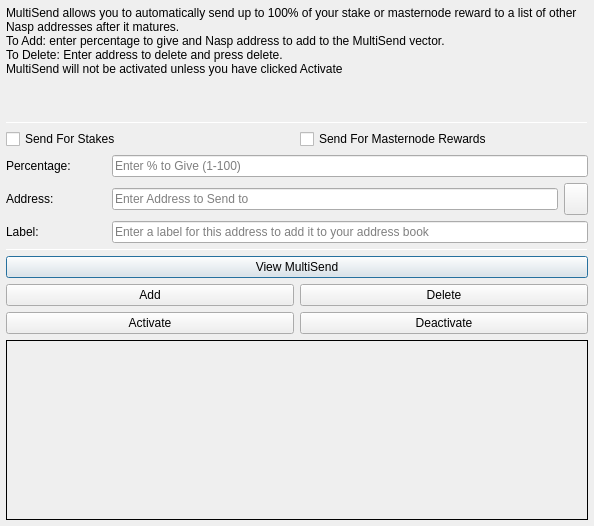
<?xml version="1.0" encoding="UTF-8"?>
<ui version="4.0">
 <class>MultiSendDialog</class>
 <widget class="QDialog" name="MultiSendDialog">
  <property name="windowModality">
   <enum>Qt::NonModal</enum>
  </property>
  <property name="geometry">
   <rect>
    <x>0</x>
    <y>0</y>
    <width>594</width>
    <height>526</height>
   </rect>
  </property>
  <property name="windowTitle">
   <string>MultiSend</string>
  </property>
  <layout class="QVBoxLayout" name="verticalLayout" stretch="0">
   <property name="leftMargin">
    <number>6</number>
   </property>
   <property name="topMargin">
    <number>6</number>
   </property>
   <property name="rightMargin">
    <number>6</number>
   </property>
   <property name="bottomMargin">
    <number>6</number>
   </property>
   <item>
    <layout class="QVBoxLayout" name="verticalLayout_Main" stretch="1,1,1,0,1,1,1">
     <item>
      <widget class="QLabel" name="label_2">
       <property name="lineWidth">
        <number>1</number>
       </property>
       <property name="text">
        <string>MultiSend allows you to automatically send up to 100% of your stake or masternode reward to a list of other Nasp addresses after it matures.
To Add: enter percentage to give and Nasp address to add to the MultiSend vector.
To Delete: Enter address to delete and press delete.
MultiSend will not be activated unless you have clicked Activate</string>
       </property>
       <property name="alignment">
        <set>Qt::AlignLeading|Qt::AlignLeft|Qt::AlignTop</set>
       </property>
       <property name="wordWrap">
        <bool>true</bool>
       </property>
      </widget>
     </item>
     <item>
      <widget class="Line" name="line">
       <property name="minimumSize">
        <size>
         <width>0</width>
         <height>1</height>
        </size>
       </property>
       <property name="maximumSize">
        <size>
         <width>16777215</width>
         <height>1</height>
        </size>
       </property>
       <property name="orientation">
        <enum>Qt::Horizontal</enum>
       </property>
      </widget>
     </item>
     <item>
      <layout class="QVBoxLayout" name="verticalLayout_Settings">
       <item>
        <layout class="QHBoxLayout" name="horizontalLayout">
         <item>
          <widget class="QCheckBox" name="multiSendStakeCheckBox">
           <property name="text">
            <string>Send For Stakes</string>
           </property>
          </widget>
         </item>
         <item>
          <widget class="QCheckBox" name="multiSendMasternodeCheckBox">
           <property name="text">
            <string>Send For Masternode Rewards</string>
           </property>
          </widget>
         </item>
        </layout>
       </item>
       <item>
        <layout class="QHBoxLayout" name="horizontalLayout_6">
         <item>
          <widget class="QLabel" name="label">
           <property name="minimumSize">
            <size>
             <width>100</width>
             <height>0</height>
            </size>
           </property>
           <property name="toolTip">
            <string>Percentage of stake to send</string>
           </property>
           <property name="text">
            <string>Percentage:</string>
           </property>
          </widget>
         </item>
         <item>
          <widget class="QLineEdit" name="multiSendPercentEdit">
           <property name="toolTip">
            <string>Enter whole numbers 1 - 100</string>
           </property>
           <property name="placeholderText">
            <string>Enter % to Give (1-100)</string>
           </property>
          </widget>
         </item>
        </layout>
       </item>
       <item>
        <layout class="QHBoxLayout" name="horizontalLayout_7">
         <item>
          <widget class="QLabel" name="label_5">
           <property name="minimumSize">
            <size>
             <width>100</width>
             <height>0</height>
            </size>
           </property>
           <property name="toolTip">
            <string>Address to send portion of stake to</string>
           </property>
           <property name="text">
            <string>Address:</string>
           </property>
          </widget>
         </item>
         <item>
          <widget class="QLineEdit" name="multiSendAddressEdit">
           <property name="toolTip">
            <string/>
           </property>
           <property name="placeholderText">
            <string>Enter Address to Send to</string>
           </property>
          </widget>
         </item>
         <item>
          <widget class="QToolButton" name="addressBookButton">
           <property name="maximumSize">
            <size>
             <width>16777215</width>
             <height>32</height>
            </size>
           </property>
           <property name="toolTip">
            <string>Choose an address from the address book</string>
           </property>
           <property name="text">
            <string/>
           </property>
           <property name="icon">
            <iconset resource="../nasp.qrc">
             <normaloff>:/icons/address-book</normaloff>:/icons/address-book</iconset>
           </property>
           <property name="shortcut">
            <string>Alt+A</string>
           </property>
          </widget>
         </item>
        </layout>
       </item>
      </layout>
     </item>
     <item>
      <layout class="QHBoxLayout" name="horizontalLayout_3">
       <item>
        <widget class="QLabel" name="label_3">
         <property name="minimumSize">
          <size>
           <width>100</width>
           <height>0</height>
          </size>
         </property>
         <property name="text">
          <string>Label:</string>
         </property>
        </widget>
       </item>
       <item>
        <widget class="QLineEdit" name="labelAddressLabelEdit">
         <property name="placeholderText">
          <string>Enter a label for this address to add it to your address book</string>
         </property>
        </widget>
       </item>
      </layout>
     </item>
     <item>
      <widget class="Line" name="line_2">
       <property name="minimumSize">
        <size>
         <width>0</width>
         <height>1</height>
        </size>
       </property>
       <property name="maximumSize">
        <size>
         <width>16777215</width>
         <height>1</height>
        </size>
       </property>
       <property name="orientation">
        <enum>Qt::Horizontal</enum>
       </property>
      </widget>
     </item>
     <item>
      <layout class="QVBoxLayout" name="verticalLayout_Buttons">
       <item>
        <layout class="QHBoxLayout" name="horizontalLayout_4">
         <item>
          <widget class="QPushButton" name="viewButton">
           <property name="toolTip">
            <string/>
           </property>
           <property name="statusTip">
            <string>View MultiSend Vector</string>
           </property>
           <property name="text">
            <string>View MultiSend</string>
           </property>
          </widget>
         </item>
        </layout>
       </item>
       <item>
        <layout class="QHBoxLayout" name="horizontalLayout_2">
         <item>
          <widget class="QPushButton" name="addButton">
           <property name="toolTip">
            <string/>
           </property>
           <property name="statusTip">
            <string>Add to MultiSend Vector</string>
           </property>
           <property name="text">
            <string>Add</string>
           </property>
          </widget>
         </item>
         <item>
          <widget class="QPushButton" name="deleteButton">
           <property name="toolTip">
            <string/>
           </property>
           <property name="statusTip">
            <string>Delete Address From MultiSend Vector</string>
           </property>
           <property name="text">
            <string>Delete</string>
           </property>
          </widget>
         </item>
        </layout>
       </item>
       <item>
        <layout class="QHBoxLayout" name="horizontalLayout_5">
         <item>
          <widget class="QPushButton" name="activateButton">
           <property name="statusTip">
            <string>Activate MultiSend</string>
           </property>
           <property name="text">
            <string>Activate</string>
           </property>
          </widget>
         </item>
         <item>
          <widget class="QPushButton" name="disableButton">
           <property name="statusTip">
            <string>Deactivate MultiSend</string>
           </property>
           <property name="text">
            <string>Deactivate</string>
           </property>
          </widget>
         </item>
        </layout>
       </item>
      </layout>
     </item>
     <item>
      <widget class="QLabel" name="message">
       <property name="minimumSize">
        <size>
         <width>0</width>
         <height>180</height>
        </size>
       </property>
       <property name="frameShape">
        <enum>QFrame::Panel</enum>
       </property>
       <property name="frameShadow">
        <enum>QFrame::Plain</enum>
       </property>
       <property name="lineWidth">
        <number>1</number>
       </property>
       <property name="midLineWidth">
        <number>1</number>
       </property>
       <property name="text">
        <string/>
       </property>
       <property name="alignment">
        <set>Qt::AlignLeading|Qt::AlignLeft|Qt::AlignTop</set>
       </property>
       <property name="wordWrap">
        <bool>true</bool>
       </property>
      </widget>
     </item>
    </layout>
   </item>
  </layout>
 </widget>
 <resources>
  <include location="../nasp.qrc"/>
 </resources>
 <connections/>
</ui>
